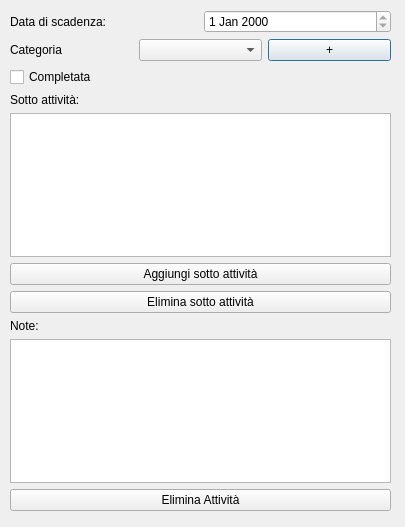
<?xml version="1.0" encoding="UTF-8"?>
<ui version="4.0">
 <class>ActivityView</class>
 <widget class="QDialog" name="ActivityView">
  <property name="geometry">
   <rect>
    <x>0</x>
    <y>0</y>
    <width>405</width>
    <height>527</height>
   </rect>
  </property>
  <property name="windowTitle">
   <string>Dialog</string>
  </property>
  <widget class="QWidget" name="verticalLayoutWidget_3">
   <property name="geometry">
    <rect>
     <x>10</x>
     <y>10</y>
     <width>381</width>
     <height>501</height>
    </rect>
   </property>
   <layout class="QVBoxLayout" name="verticalLayout_3">
    <item>
     <layout class="QVBoxLayout" name="verticalLayout">
      <item>
       <layout class="QHBoxLayout" name="horizontalLayout_2">
        <item>
         <widget class="QLabel" name="DeadlineDateLabel">
          <property name="text">
           <string>Data di scadenza:</string>
          </property>
         </widget>
        </item>
        <item>
         <widget class="QDateEdit" name="DeadlineDateEdit">
          <property name="readOnly">
           <bool>true</bool>
          </property>
         </widget>
        </item>
       </layout>
      </item>
      <item>
       <layout class="QHBoxLayout" name="horizontalLayout">
        <item>
         <widget class="QLabel" name="categoryLabel">
          <property name="text">
           <string>Categoria</string>
          </property>
         </widget>
        </item>
        <item>
         <widget class="QComboBox" name="categoryComboBox"/>
        </item>
        <item>
         <widget class="QPushButton" name="addCategoryButton">
          <property name="text">
           <string>+</string>
          </property>
         </widget>
        </item>
       </layout>
      </item>
      <item>
       <widget class="QCheckBox" name="CompletedCheckBox">
        <property name="enabled">
         <bool>true</bool>
        </property>
        <property name="text">
         <string>Completata</string>
        </property>
        <property name="checked">
         <bool>false</bool>
        </property>
       </widget>
      </item>
      <item>
       <layout class="QHBoxLayout" name="horizontalLayout_3">
        <item>
         <widget class="QLabel" name="SubActivityLabel">
          <property name="text">
           <string>Sotto attività:</string>
          </property>
         </widget>
        </item>
       </layout>
      </item>
     </layout>
    </item>
    <item>
     <widget class="QListWidget" name="SubActivityListWidget">
      <property name="editTriggers">
       <set>QAbstractItemView::CurrentChanged|QAbstractItemView::DoubleClicked|QAbstractItemView::EditKeyPressed</set>
      </property>
      <property name="alternatingRowColors">
       <bool>true</bool>
      </property>
     </widget>
    </item>
    <item>
     <widget class="QPushButton" name="AddSubactivityButton">
      <property name="text">
       <string>Aggiungi sotto attività</string>
      </property>
     </widget>
    </item>
    <item>
     <widget class="QPushButton" name="DeleteSubActivity">
      <property name="text">
       <string>Elimina sotto attività</string>
      </property>
     </widget>
    </item>
    <item>
     <layout class="QVBoxLayout" name="verticalLayout_2">
      <item>
       <widget class="QLabel" name="NoteLabel">
        <property name="text">
         <string>Note:</string>
        </property>
       </widget>
      </item>
      <item>
       <widget class="QTextEdit" name="NoteEdit">
        <property name="readOnly">
         <bool>true</bool>
        </property>
       </widget>
      </item>
     </layout>
    </item>
    <item>
     <widget class="QPushButton" name="DeleteButton">
      <property name="text">
       <string>Elimina Attività</string>
      </property>
     </widget>
    </item>
   </layout>
  </widget>
 </widget>
 <resources/>
 <connections/>
</ui>
